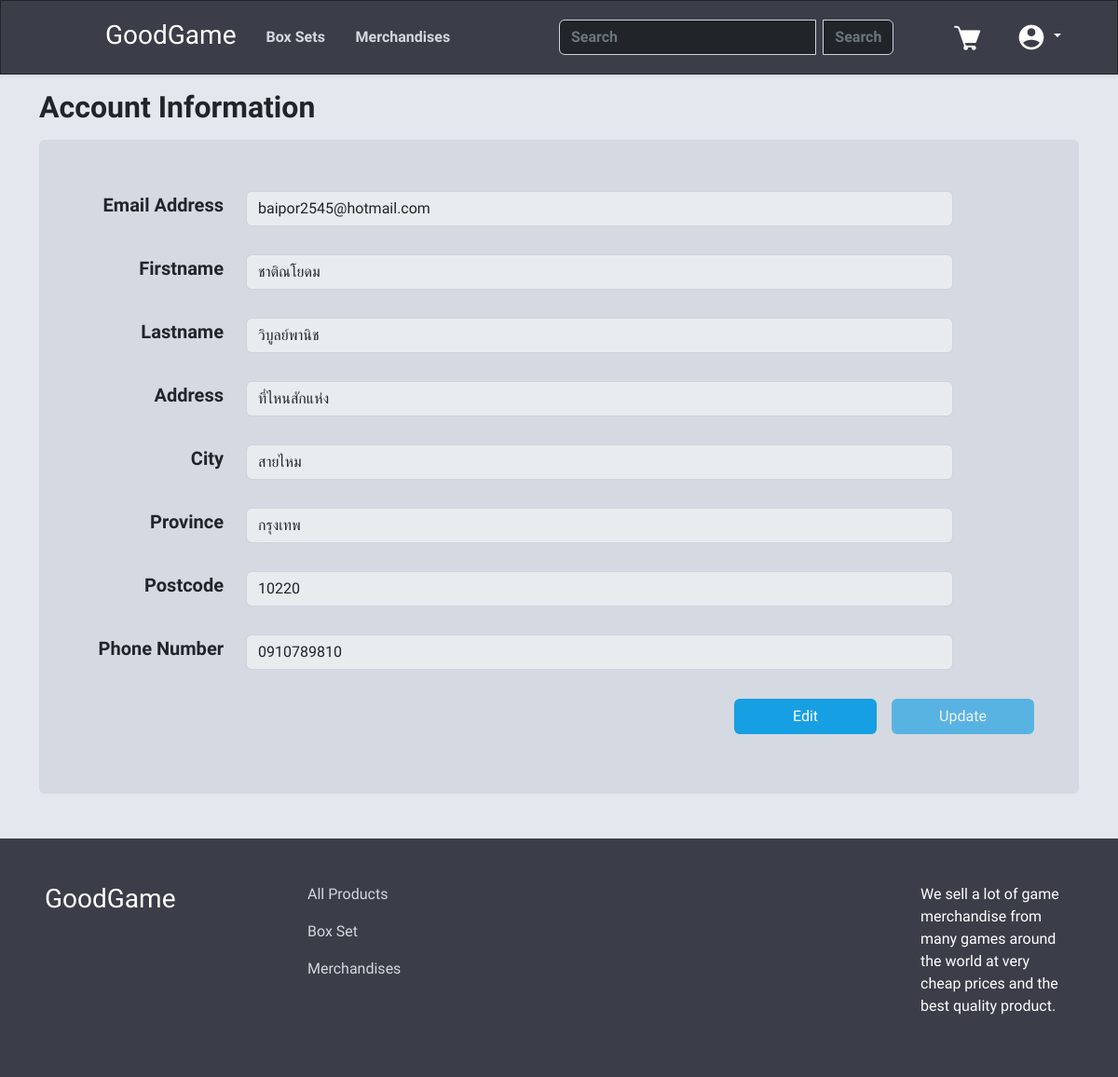
The page /user.php (signed in) on the database as committed earlier.
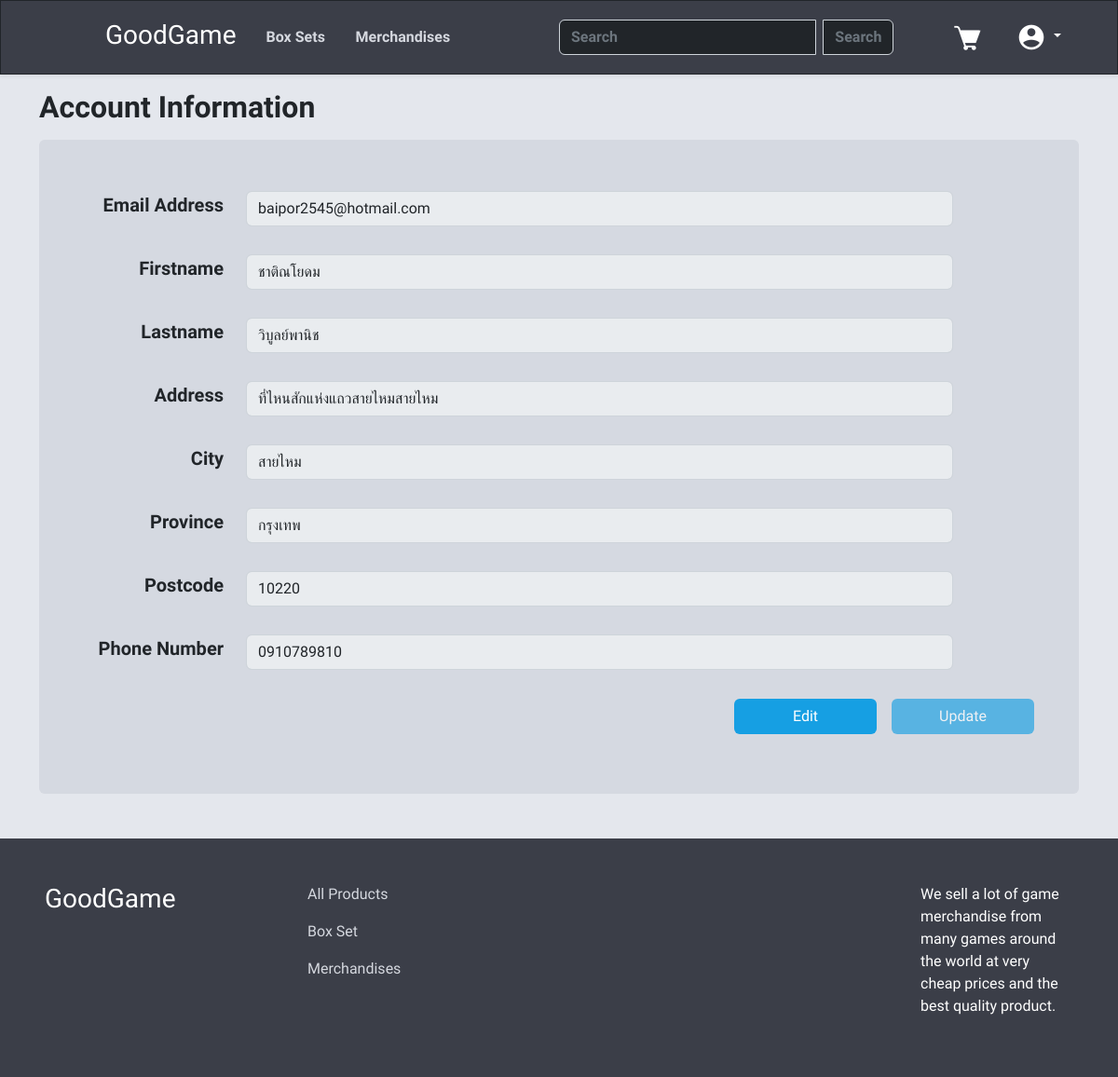
The same page on the database as committed later.
### tables this page shows
CREATE TABLE "Customer" (
	"CustomerID"	INTEGER NOT NULL,
	"FirstName"	TEXT,
	"LastName"	TEXT,
	"Address"	TEXT,
	"City"	TEXT,
	"Province"	TEXT,
	"Postcode"	TEXT,
	"phonenumber"	TEXT,
	"Username"	TEXT,
	"Password"	TEXT,
	"Email"	TEXT,
	PRIMARY KEY("CustomerID" AUTOINCREMENT)
);

### user.php (the view, shortened to what this page needs)
<?php
include "navbar.php";
$sql = "SELECT * FROM Customer WHERE CustomerID =" . $_SESSION["ID"] . "";
$result = $db->query($sql);
?>
<html lang="en">
<head>
    <link rel="stylesheet" href="stylesuser.css">
    <link rel="stylesheet" href="stylesnavfoot.css">
</head>
<body>
    <?php
    while ($info = $result->fetchArray(SQLITE3_ASSOC)) {
        echo '<div class="container-fluid main-container">
        <div class="container">
            <h2 class="mt-3 mb-3 fw-bold">Account Information</h2>
            <div class="container account-div p-5 mb-5 rounded">
            <form action="' . htmlspecialchars($_SERVER["PHP_SELF"]) . '" method="post">
                <div class="row align-items-center mb-3">
                    <div class="col-2">
                        <h5 class="fw-bold text-end"><label for="infoemail" class="col-form-label">Email Address</label></h5>
                    </div>
                    <div class="col-9">
                        <input type="email" id="infoemail" class="form-control" value="' . $info["Email"] . '" disabled>
                    </div>
                </div>
                <div class="row align-items-center mb-3">
                    <div class="col-2">
                        <h5 class="fw-bold text-end"><label for="infofname" class="col-form-label">Firstname</label></h5>
                    </div>
                    <div class="col-9">
                        <input type="text" id="infofname" name="fname" class="form-control" value="' . $info["FirstName"] . '" disabled>
                    </div>
                </div>
                <div class="row align-items-center mb-3">
                    <div class="col-2">
                        <h5 class="fw-bold text-end"><label for="infolname" class="col-form-label">Lastname</label></h5>
                    </div>
                    <div class="col-9">
                        <input type="text" id="infolname" name="lname" class="form-control" value="' . $info["LastName"] . '" disabled>
                    </div>
                </div>
                <div class="row align-items-center mb-3">
                    <div class="col-2">
                        <h5 class="fw-bold text-end"><label for="infoaddress" class="col-form-label">Address</label></h5>
                    </div>
                    <div class="col-9">
                        <input type="text" id="infoaddress" name="address" class="form-control" value="' . $info["Address"] . '" disabled>
                    </div>
                </div>
                <div class="row align-items-center mb-3">
                    <div class="col-2">
                        <h5 class="fw-bold text-end"><label for="infocity" class="col-form-label">City</label></h5>
                    </div>
                    <div class="col-9">
                        <input type="text" id="infocity" name="city" class="form-control" value="' . $info["City"] . '" disabled>
                    </div>
                </div>
                <div class="row align-items-center mb-3">
                    <div class="col-2">
                        <h5 class="fw-bold text-end"><label for="infoprovince" class="col-form-label">Province</label></h5>
                    </div>
                    <div class="col-9">
                        <input type="text" id="infoprovince" name="province" class="form-control" value="' . $info["Province"] . '" disabled>
                    </div>
                </div>
                <div class="row align-items-center mb-3">
                    <div class="col-2">
                        <h5 class="fw-bold text-end"><label for="infopostcode" class="col-form-label">Postcode</label></h5>
                    </div>
                    <div class="col-9">
                        <input type="text" id="infopostcode" name="postcode" class="form-control" value="' . $info["Postcode"] . '" disabled>
                    </div>
                </div>
                <div class="row align-items-center mb-4">
                    <div class="col-2">
                        <h5 class="fw-bold text-end"><label for="infophone" class="col-form-label">Phone Number</label></h5>
                    </div>
                    <div class="col-9">
                        <input type="text" id="infophone" name="phone" class="form-control" value="' . $info["phonenumber"] . '" disabled>
                    </div>
                </div>
    <div class="d-flex justify-content-end">
        <button onclick="edit_info()" id="edit" class="btn btn-primary change-button me-3">Edit</button>
            <button type="submit" class="btn btn-primary change-button" id="submit" disabled>Update</button>
        </form>
        </div>
        </div>
        </div>
        </div>';
    } ?>
    <footer class="main-navbar">
        <div class="container-fluid p-5">
            <div class="row">
                <div class="col-3">
                    <h3><a class="nav-link text-white" href="index.php">GoodGame</a></h3>
                </div>
                <div class="col-7">
                    <a class="nav-link web-text-color pb-3" href="filter.php?filter_type=None">All Products</a>
                    <a class="nav-link web-text-color pb-3" href="filter.php?filter_type=Box Set">Box Set</a>
                    <a class="nav-link web-text-color pb-3" href="filter.php?filter_type=Merchandise">Merchandises</a>
                </div>
                <div class="col-2">
                    <p class="text-white">We sell a lot of game merchandise from many games around the world at very cheap prices and the best quality product.</p>
                </div>
            </div>
        </div>
    </footer>
</body>
</html>

### navbar.php (shortened to what this page needs)
<html lang="en">
<head>
    <link href="stylesnavfoot.css" rel="stylesheet">
    <link href="https://cdn.jsdelivr.net/npm/bootstrap@5.2.2/dist/css/bootstrap.min.css" rel="stylesheet">
</head>
<body>
    <nav class="navbar sticky-top main-navbar shadow-sm border border-dark">
        <ul class="nav me-auto ms-5">
            <li class="nav-item ms-5 mt-1">
                <h3><a class="nav-link text-white" href="index.php">GoodGame</a></h3>
            </li>
            <li class="nav-item me-5">
                <a class='nav-link web-text-color fw-bold text-in-nav' href='filter.php?filter_type=Box Set'>Box Sets</a>
            </li>
            <li class="nav-item ms-5">
                <a class="nav-link web-text-color fw-bold text-in-nav" href="filter.php?filter_type=Merchandise">Merchandises</a>
            </li>
        </ul>
        <form class="d-flex text-in-nav search-nav" role="search" method="post" action="filter.php">
            <?php
            echo "<div class='input-group'>";
            echo "<input class='form-control me-2 text-white bg-dark fw-bold' type='text' placeholder='Search' aria-label='Search' name='searchName' value='" . $_SESSION['searchName'] . "'>";
            echo "<input type='submit' name='submitName' class='btn btn-outline-secondary search-button-nav fw-bold' value='Search'>";
            echo "</div>";
            ?>
        </form>
        <?php
        if (!isset($_SESSION["email"])) {
            echo '<ul class="nav me-5">
                        <li class="nav-item">
                            <a class="nav-link web-text-color fw-bold" href="signup.php">Sign Up</a>
                        </li>
                        <li class="nav-item">
                            <a class="nav-link web-text-color fw-bold" href="login.php">Log In</a>
                        </li>
                    </ul>';
        } else {
            $sent = htmlspecialchars($_SERVER["PHP_SELF"]);
            echo '<a href="cart.php"><img src="image/webelement/cart.png" alt="" class="me-4"></a>';
            echo '<div class="dropdown me-5">
            <a class="btn btn-secondary dropdown-toggle user-dropdown" href="#" role="button" id="dropdownMenuLink" data-bs-toggle="dropdown" aria-expanded="false">
                <img src="image/webelement/user.png" alt="">
            </a>
            <ul class="dropdown-menu dropdown-menu-end user-dropdown-list shadow-sm">
                <li><a class="dropdown-item text-white user-dropdown-list-item mt-2" href="user.php">Account</a></li>
                <li><a class="dropdown-item text-white user-dropdown-list-item" href="purchases.php">Purchases</a></li>
                <li><a class="dropdown-item text-white user-dropdown-list-item" href="wishlist.php">Wish List</a></li>
                <li>
                    <form action="' . $sent . '" method="post">
                        <input type="hidden" name="logout">
                        <a class="dropdown-item text-white user-dropdown-list-item" onclick="this.parentNode.submit();">Log Out</a>
                    </form>
                </li>
            </ul>
        </div>';
        }
        ?>
    </nav>
</body>
</html>

### stylesnavfoot.css (style rules this page uses)
.web-text-color { color: rgba(213, 216, 223) !important; }
.main-navbar { background-color: rgba(59, 62, 72); }
.text-in-nav { margin: 0; position: absolute; top: 50%; transform: translateY(-50%); }
.search-nav { margin-left: 50%; width: 30%; }
.user-dropdown { background-color: transparent !important; border: none !important; }
.search-button-nav { background-color: rgb(33, 37, 41) !important; border-color: rgb(206, 212, 218) !important; }

### stylesuser.css (style rules this page uses)
body { font-family: 'Chakra Petch', sans-serif !important; }
.main-container { background-color: rgb(228, 231, 237); display: flex; min-height: 70%; }
.account-div { background-color: rgb(213, 217, 225) !important; }
.change-button { width: 15%; background-color: rgb(22, 159, 227) !important; border-color: transparent !important; }

Rows that differ between the two databases and show on the page:
changed customer "baipor2545@hotmail.com": address "ที่ไหนสักแห่ง" → "ที่ไหนสักแห่งแถวสายไหมสายไหม"
